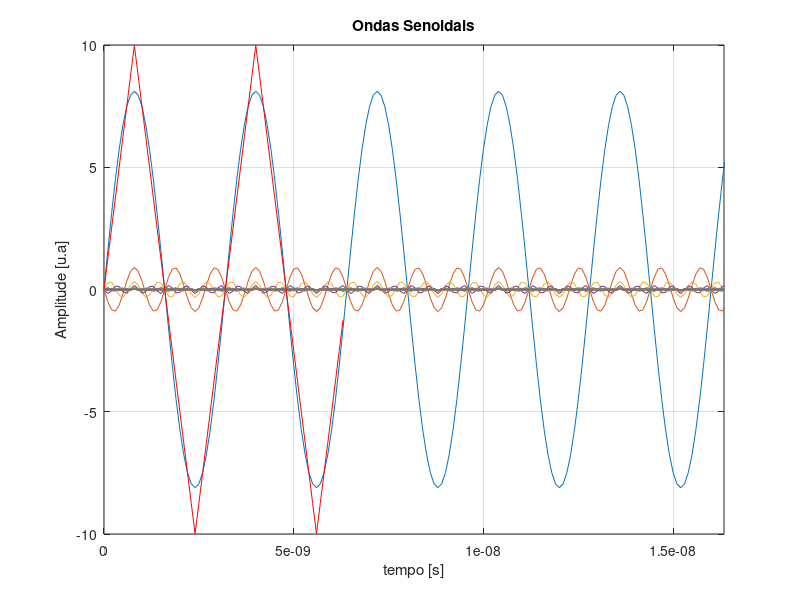

MATLAB code to generate this figure: (Note: this script raises an error after producing the figure.)
% An?lise de Fourier da Fun??o Triangular 
% 
% Para Principios Comunica??es I
% 
% by Prof. Jair Silva
% 
% =========================================================================

% Inicializa??o
clc, clear all, close all

% Variaveis Iniciais
t  = linspace(0,1e-6,10000);  % Vetor tempo
ta = t(2) - t(1);             % Intervalo de amostragem
fa = 1/ta;                    % "Frequencia de amostragem"
fc = fa/32;                   % frequencia central
To = 1/fc;                    % periodo fundamental
N  = 100;                     % Amostras do somat?rio
A  = 10;                      % Amplitude da onda triangular
n  = 2*To/ta;                 % qtd de amostras de 2 periodos de sinal
figure                        % cria uma figura

% Somat?rio das senoides
for k = 1:N
    num(k)   = 8*A*((-1)^(k+1));
    den(k)   = (pi^2)*((2*k-1)^2);
    fseno(k,:) = sin(2*pi*(2*k-1)*fc*t);
    x(k,:)   = (num(k)/den(k))*(fseno(k,:));
    plot(t,x(k,:)), hold all
end
title ('Ondas Senoidais')
xlabel('tempo [s]'), ylabel('Amplitude [u.a]'), grid
axis([0 t(64) -10 10])

% Onda triangular
xt = sum(x(:,:));
hold on, plot(t(1:n),xt(1:n),'r')

% Transformada de Fourier
[X,xn,f,df] = FFT_pot2(xt,ta);
figure, plot(f,10*log10(fftshift(abs(X)))), grid
title ('Espectro de Pot?ncia');
xlabel('Frequ?ncia[Hz]'), ylabel('PSD [dB/Hz]')
